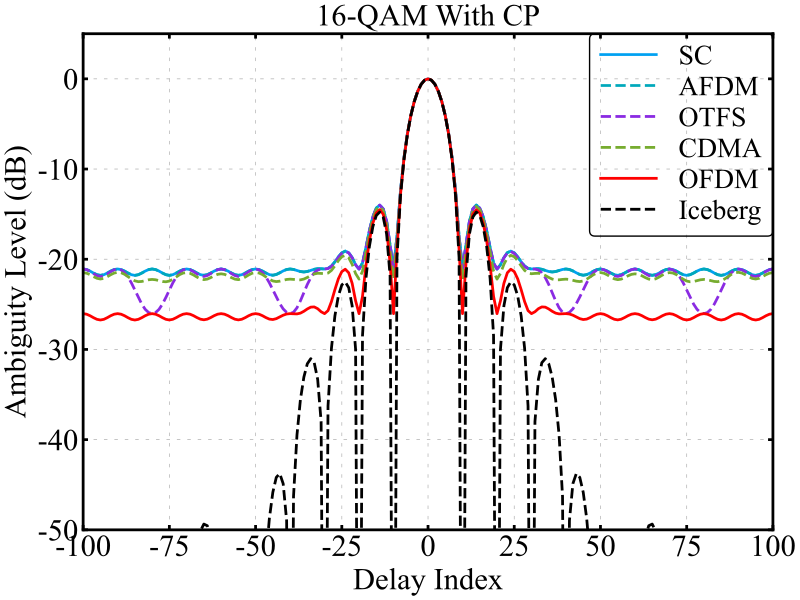

Reproduce this figure in Python.
#!/usr/bin/env python3
# -*- coding: utf-8 -*-
"""
Created on Sun Aug 17 17:46:01 2025

@author: Junjie Chen

需要安装commpy, 安装命令:  pip install scikit-commpy,
主要是使用了commpy里面的调制解调函数，也可以用自己写的
"""

import numpy as np
import matplotlib.pyplot as plt
import scipy
import commpy
from Modulations import modulator

from matplotlib.font_manager import FontProperties
fontpath1 = "/usr/share/fonts/truetype/msttcorefonts/"
fonte = FontProperties(fname=fontpath1+"Times_New_Roman.ttf", size=22)

# 全局设置字体大小
plt.rcParams["font.family"] = "Times New Roman"
plt.rcParams['font.size'] = 22                     # 设置全局字体大小
plt.rcParams['axes.titlesize'] = 22                # 设置坐标轴标题字体大小
plt.rcParams['axes.labelsize'] = 22                # 设置坐标轴标签字体大小
plt.rcParams['xtick.labelsize'] = 18               # 设置 x 轴刻度字体大小
plt.rcParams['ytick.labelsize'] = 18               # 设置 y 轴刻度字体大小
plt.rcParams['axes.unicode_minus'] = False         # 用来显示负号
plt.rcParams["figure.figsize"] = [8, 6]            # 调整生成的图表最大尺寸
# plt.rcParams['figure.dpi'] = 300                 # 每英寸点数
plt.rcParams['lines.linestyle'] = '-'
plt.rcParams['lines.linewidth'] = 2                # 线条宽度
plt.rcParams['lines.color'] = 'blue'
plt.rcParams['lines.markersize'] = 6               # 标记大小
# plt.rcParams['figure.facecolor'] = 'lightgrey'   # 设置图形背景色为浅灰色
plt.rcParams['figure.facecolor'] = 'white'         # 设置图形背景色为浅灰色
plt.rcParams['axes.edgecolor'] = 'black'           # 设置坐标轴边框颜色为黑色
plt.rcParams['legend.fontsize'] = 22
np.random.seed(42)

#%%
# 产生傅里叶矩阵
def FFTmatrix(L, ):
     mat = np.zeros((L, L), dtype = complex)
     ll = np.arange(L)
     for i in range(L):
         mat[i,:] = 1.0*np.exp(-1j*2.0*np.pi*i*ll/L) / (np.sqrt(L)*1.0)
     return mat

def srrcFunction(beta, L, span, Tsym = 1):
    # Function for generating rectangular pulse for the given inputs
    # L - oversampling factor (number of samples per symbol)
    # span - filter span in symbol durations
    # Returns the output pulse p(t) that spans the discrete-time base -span:1/L:span. Also returns the filter delay.
    t = np.arange(-span*Tsym/2, span*Tsym/2 + 0.5/L, Tsym/L)
    A = np.sin(np.pi*t*(1-beta)/Tsym) + 4*beta*t/Tsym * np.cos(np.pi*t*(1+beta)/Tsym)
    B = np.pi*t/Tsym * (1-(4*beta*t/Tsym)**2)
    p = 1/np.sqrt(Tsym) * A/B
    p[np.argwhere(np.isnan(p))] = 1
    p[np.argwhere(np.isinf(p))] = beta/(np.sqrt(2*Tsym)) * ((1+2/np.pi)*np.sin(np.pi/(4*beta)) + (1-2/np.pi)*np.cos(np.pi/(4*beta)))
    filtDelay = (len(p)-1)/2
    p = p / np.sqrt(np.sum(np.power(p, 2))) # power normaize.
    return p, t, filtDelay

## CDMA, U
def hadamard_matrix_sylvester(n):
    """Sylvester 构造法生成 Hadamard 矩阵（n 必须是 2 的幂）"""
    if n == 1:
        return np.array([[1]])
    else:
        H_prev = hadamard_matrix_sylvester(n // 2)
        H = np.kron(H_prev, np.array([[1, 1], [1, -1]]))
        return H

# AFDM, U
def IDAFT(c1, c2, N):
    """
    AFDM调制函数
    参数:
        x : 输入信号 (Nx1 列向量)
        c1 : 第一个调频参数
        c2 : 第二个调频参数
    返回:
        out : 调制输出信号
    """
    # N = x.shape[0]

    # 创建DFT矩阵并归一化
    F = np.fft.fft(np.eye(N))
    F = F / np.linalg.norm(F, ord = 2)

    # 创建L1和L2对角矩阵
    n = np.arange(N)
    L1 = np.diag(np.exp(-1j * 2 * np.pi * c1 * (n**2)))
    L2 = np.diag(np.exp(-1j * 2 * np.pi * c2 * (n**2)))

    # 构建AFDM矩阵
    A = L2 @ F @ L1
    # 计算调制输出 (注意MATLAB的'是共轭转置，Python用.conj().T)
    return A.conj().T

#%%
# 参数设置
Tsym = 1
pi = np.pi
N = 128       # 符号数
L = 10        # 过采样率
alpha = 0.3   # 滚降因子
span = 6    # 滤波器跨度（根据旁瓣要求调整）

p, t, filtDelay = srrcFunction(alpha, L, span, Tsym = Tsym)
p = np.pad(p, (0, L*N - p.size))

t, p = commpy.filters.rrcosfilter(L*N , alpha, Tsym, L/Tsym)
p = p / np.sqrt(np.sum(np.power(p, 2)))

norm2p = np.linalg.norm(p)
FLN = FFTmatrix(L*N )
FN = FFTmatrix(N )

###>>>>> OFDM, Eq.(36), 化简后的表达式

kappa = 1.32
U = FN.conj().T
V = np.eye(N)  # U.conj().T @ FN.conj().T
tilde_V = V * V.conj()
g = (N * (FLN@p) * (FLN.conj() @ p.conj()))

TheoAveACF_Iceberg = np.zeros(L*N)
TheoAveACF_OFDM_M1 = np.zeros(L*N)

for k in range(L*N):

    gk = g[:N] + (1 - g[:N]) * np.exp(-1j * 2 * pi * k / L)
    fk = np.exp(-1j * 2*pi * k * np.arange(N)/(L*N))

    r1 = np.abs(gk @ fk.conj())**2
    TheoAveACF_Iceberg[k] = r1 #+ r2

    M = 1
    r2 = (kappa - 1) / M * (N - 2 *(1-np.cos(2*pi*k/L))*(g[:N] * (1- g[:N])).sum())
    TheoAveACF_OFDM_M1[k] = r1 + r2

TheoAveACF_Iceberg = TheoAveACF_Iceberg/TheoAveACF_Iceberg.max() + 1e-10
TheoAveACF_Iceberg = np.fft.fftshift(TheoAveACF_Iceberg)

TheoAveACF_OFDM_M1 = TheoAveACF_OFDM_M1/TheoAveACF_OFDM_M1.max() + 1e-10
TheoAveACF_OFDM_M1 = np.fft.fftshift(TheoAveACF_OFDM_M1)

###>>>>> SC, Eq.(27, 34), 化简前的general表达式

# kappa = 1.32
# U = np.eye(N)
# V = U.conj().T @ FN.conj().T
# tilde_V = V * V.conj()
# g = (N * (FLN@p) * (FLN.conj() @ p.conj()))

# TheoAveACF_SC_M1 = np.zeros(L*N)

# for k in range(L*N):
#     fk = FLN[:,k]
#     fk_tilde = fk[:N]
#     gk = g[:N] + (1 - g[:N]) * np.exp(-1j * 2 * pi * k / L)
#     r1 = L * N * np.abs(fk_tilde.conj().T @ gk)**2
#     r2 = np.linalg.norm(gk)**2
#     r3 = (kappa - 2) * L * N * np.linalg.norm(tilde_V @ (gk * fk_tilde.conj()))**2

#     TheoAveACF_SC_M1[k] = r1 + (r2 + r3)/1

# TheoAveACF_SC_M1 = TheoAveACF_SC_M1/TheoAveACF_SC_M1.max() + 1e-10
# TheoAveACF_SC_M1 = np.fft.fftshift(TheoAveACF_SC_M1)

###>>>>> SC, Eq.(37)
kappa = 1.32
g = (N * (FLN@p) * (FLN.conj() @ p.conj()))
TheoAveACF_SC_M1 = np.zeros(L*N)
for k in range(L*N):
    gk = g[:N] + (1 - g[:N]) * np.exp(-1j * 2 * pi * k / L)
    fk = np.exp(-1j * 2*pi * k * np.arange(N)/(L*N))

    M = 1
    r1 = (1+ (kappa-2)/(M*N)) * np.abs(gk @ fk.conj())**2
    r2 = 1 / M * (N - 2 *(1-np.cos(2*pi*k/L))*(g[:N] * (1- g[:N])).sum())
    TheoAveACF_SC_M1[k] = r1 + r2

TheoAveACF_SC_M1 = TheoAveACF_SC_M1/TheoAveACF_SC_M1.max() + 1e-10
TheoAveACF_SC_M1 = np.fft.fftshift(TheoAveACF_SC_M1)

#%% CDMA, Eq.(27, 34), 化简前的general表达式
kappa = 1.32
U = hadamard_matrix_sylvester(N)/np.sqrt(N)
V = U.conj().T @ FN.conj().T
tilde_V = V * V.conj()
g = (N * (FLN@p) * (FLN.conj() @ p.conj()))

TheoAveACF_CDMA_M1 = np.zeros(L*N)

for k in range(L*N):
    fk = FLN[:,k]
    fk_tilde = fk[:N]
    gk = g[:N] + (1 - g[:N]) * np.exp(-1j * 2 * pi * k / L)
    r1 = L * N * np.abs(fk_tilde.conj().T @ gk)**2
    r2 = np.linalg.norm(gk)**2
    r3 = (kappa - 2) * L * N * np.linalg.norm(tilde_V @ (gk * fk_tilde.conj()))**2

    TheoAveACF_CDMA_M1[k] = r1 + (r2 + r3)/1
TheoAveACF_CDMA_M1 = np.abs(TheoAveACF_CDMA_M1)
TheoAveACF_CDMA_M1 = TheoAveACF_CDMA_M1/TheoAveACF_CDMA_M1.max() + 1e-10
TheoAveACF_CDMA_M1 = np.fft.fftshift(TheoAveACF_CDMA_M1)

#%% OTFS, (27, 34), 化简前的general表达式

kappa = 1.32
FFTN = 32
Neye = int(N/FFTN)
FFTM = FFTmatrix(FFTN)
eyeM = np.eye(Neye)
U = np.kron(FFTM, eyeM)
V = U.conj().T @ FN.conj().T
tilde_V = V * V.conj()
g = (N * (FLN@p) * (FLN.conj() @ p.conj()))

TheoAveACF_OTFS_M1 = np.zeros(L*N)

for k in range(L*N):
    fk = FLN[:,k]
    fk_tilde = fk[:N]
    gk = g[:N] + (1 - g[:N]) * np.exp(-1j * 2 * pi * k / L)
    r1 = L * N * np.abs(fk_tilde.conj().T @ gk)**2
    r2 = np.linalg.norm(gk)**2
    r3 = (kappa - 2) * L * N * np.linalg.norm(tilde_V @ (gk * fk_tilde.conj()))**2

    TheoAveACF_OTFS_M1[k] = r1 + (r2 + r3)/1
TheoAveACF_OTFS_M1 = np.abs(TheoAveACF_OTFS_M1)
TheoAveACF_OTFS_M1 = TheoAveACF_OTFS_M1/TheoAveACF_OTFS_M1.max() + 1e-10
TheoAveACF_OTFS_M1 = np.fft.fftshift(TheoAveACF_OTFS_M1)

#%% AFDM, (27, 34), 化简前的general表达式

c1 = 1/128
c2 = 4/(3*pi)
U = IDAFT(c1, c2, N)
V = U.conj().T @ FN.conj().T
tilde_V = V * V.conj()
g = (N * (FLN@p) * (FLN.conj() @ p.conj()))

TheoAveACF_AFDM_M1 = np.zeros(L*N)

for k in range(L*N):
    fk = FLN[:,k]
    fk_tilde = fk[:N]
    gk = g[:N] + (1 - g[:N]) * np.exp(-1j * 2 * pi * k / L)
    r1 = L * N * np.abs(fk_tilde.conj().T @ gk)**2
    r2 = np.linalg.norm(gk)**2
    r3 = (kappa - 2) * L * N * np.linalg.norm(tilde_V @ (gk * fk_tilde.conj()))**2

    TheoAveACF_AFDM_M1[k] = r1 + (r2 + r3)/1
TheoAveACF_AFDM_M1 = np.abs(TheoAveACF_AFDM_M1)
TheoAveACF_AFDM_M1 = TheoAveACF_AFDM_M1/TheoAveACF_AFDM_M1.max() + 1e-10
TheoAveACF_AFDM_M1 = np.fft.fftshift(TheoAveACF_AFDM_M1)

#%% plot together

x = np.arange(-N*L//2, N*L//2,)
fig, axs = plt.subplots(1, 1, figsize=(8, 6), constrained_layout=True)

axs.plot(x, 10 * np.log10(TheoAveACF_SC_M1), color='#00A1F1', linestyle='-', label='SC',)

axs.plot(x, 10 * np.log10(TheoAveACF_AFDM_M1), color='#00A8BB', linestyle='--', lw = 2, label='AFDM',)

axs.plot(x, 10 * np.log10(TheoAveACF_OTFS_M1), color='#8A2BE2', linestyle='--', lw = 2, label='OTFS',)

axs.plot(x, 10 * np.log10(TheoAveACF_CDMA_M1), color='#77AC30', linestyle='--', lw = 2, label='CDMA',)

axs.plot(x, 10 * np.log10(TheoAveACF_OFDM_M1 ), color='r', linestyle='-', lw = 2, label='OFDM',)

axs.plot(x, 10 * np.log10(TheoAveACF_Iceberg), color='k', linestyle='--', lw = 2, label="Iceberg",)

font1 = {'family':'Times New Roman','style':'normal','size':12, }
font1 = FontProperties(fname=fontpath1+"Times_New_Roman.ttf", size = 20)
legend1 = axs.legend(loc='best', borderaxespad=0, edgecolor='black', fontsize = 12, labelspacing = 0.2, prop = font1,)
frame1 = legend1.get_frame()
frame1.set_alpha(1)
frame1.set_facecolor('none')  # 设置图例legend背景透明

bw = 2
axs.spines['bottom'].set_linewidth(bw) ###设置底部坐标轴的粗细
axs.spines['left'].set_linewidth(bw)   ###设置左边坐标轴的粗细
axs.spines['right'].set_linewidth(bw)  ###设置右边坐标轴的粗细
axs.spines['top'].set_linewidth(bw)    ###设置上部坐标轴的粗细

axs.tick_params(direction = 'in', axis = 'both', top=True, right = True, labelsize = 16, width = bw)
labels = axs.get_xticklabels() + axs.get_yticklabels()
[label.set_fontname('Times New Roman') for label in labels]
[label.set_fontsize(22) for label in labels] #刻度值字号

axs.grid(linestyle = (0, (5, 10)), linewidth = 0.5 )


axs.set_xlabel(r'Delay Index', )
axs.set_ylabel(r'Ambiguity Level (dB)', )
axs.set_title(r'16-QAM With CP')
axs.set_xlim([-100, 100])
axs.set_ylim([-50, 5])
out_fig = plt.gcf()
out_fig.savefig('SPM_Fig3.pdf', )
plt.show()
plt.close()
